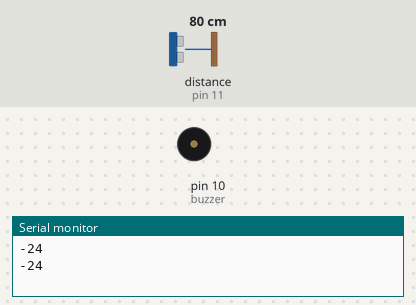
This sketch was run on a simulated Arduino Uno, built with avr-gcc and run on an emulated ATmega328P. On the bench: buzzer (waves = sounding, pin HIGH), the last lines printed to the serial monitor. Wiring (inferred from the names in the program): ultrasonic range finder: trigger pin 12; echo pin 11. The inputs (shaded band) are chosen by the test bench; at power-on: distance to the obstacle (sensor on pin 11) 80 cm. The echo pulse lasts 58.3 µs per cm; pins used as bus, display or sensor lines are not drawn.

Above: at 1.8 s.
1.9 s: distance to the obstacle (sensor on pin 11) set to 62 cm
3.4 s: distance to the obstacle (sensor on pin 11) set to 53 cm
At 5.1 s:
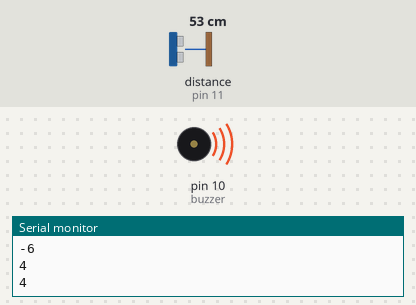
5.5 s: distance to the obstacle (sensor on pin 11) set to 60 cm
At 6.9 s:
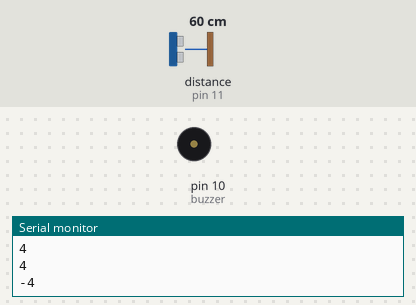
7.5 s: distance to the obstacle (sensor on pin 11) set to 2 cm
At 8.6 s:
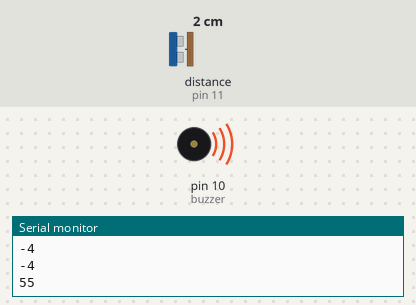
Timing chart, 0 to 10.5 s (numbered marks = the images above; inputs shaded):
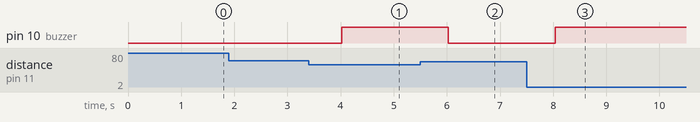

Measured:
- the behaviour switches between 58 and 57 cm on distance to the obstacle (sensor on pin 11) (found by bisection; images 0 and 1)
- after the input at 3.4 s, pin 10 (buzzer): LOW → HIGH after 0.62 s
- after the input at 5.5 s, pin 10 (buzzer): HIGH → LOW after 0.53 s
- after the input at 7.5 s, pin 10 (buzzer): LOW → HIGH after 0.54 s

The sketch:

uv_water_level.ino
```cpp
/* Water Level Meter

Measuring water level with ultrasonic sensor HR S04.

Arduino IDE 1.5.8
*/

int trig = 12;
int echo = 11;
int buzzer=10;

void setup()
{
  Serial.begin(9600);
  pinMode(trig, OUTPUT);
  pinMode(echo, INPUT);
  pinMode(buzzer,OUTPUT);
}

void loop()
{
  long t = 0, h = 0, hp = 0;

  // Transmitting pulse
  digitalWrite(trig, LOW);
  delayMicroseconds(2);
  digitalWrite(trig, HIGH);
  delayMicroseconds(10);
  digitalWrite(trig, LOW);

  // Waiting for pulse
  t = pulseIn(echo, HIGH);

  // Calculating distance
  h = t / 58;

  h = h - 6;  // offset correction
  h = 50 - h;  // water height, 0 - 50 cm

  hp = 2 * h;  // distance in %, 0-100 %

  // Sending to computer
  Serial.print(h);
  if(h>=0)
    digitalWrite(buzzer,HIGH);
  else
    digitalWrite(buzzer,LOW);
  // Serial.print(" cm\n");
  Serial.print("\n");

  delay(1000);
}
```
